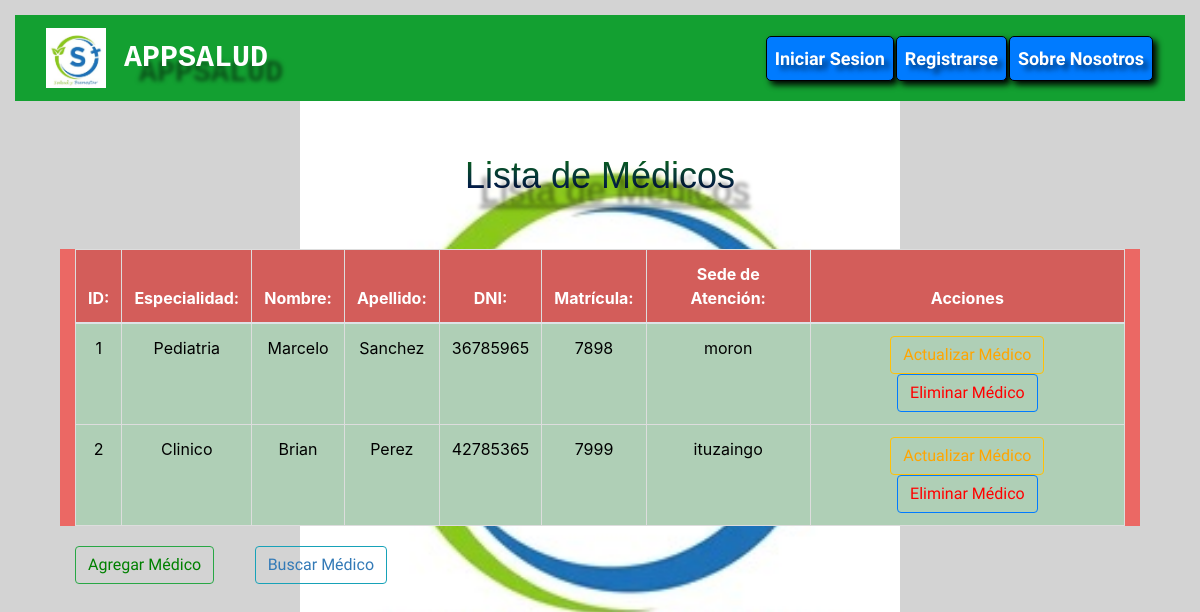
The page /medicos/ on the database its author committed.
### AppSalud/models.py (models this page shows, shortened)
class Medicos(models.Model):
    id_especialidad = models.ForeignKey(Especialidad, on_delete=models.CASCADE)
    nombre_medico = models.CharField(max_length=30)
    apellido_medico = models.CharField(max_length=30)
    dni_medico = models.IntegerField(max_length=30)
    id_matricula = models.ForeignKey(Matricula, on_delete=models.CASCADE)
    id_numero_de_consultorio = models.ForeignKey(Consultorio, on_delete=models.CASCADE)
    id_sede = models.ForeignKey(Sede_Clinica, on_delete=models.CASCADE)

class Especialidad(models.Model):
    nombre_especialidad = models.CharField(max_length=30)

class Matricula(models.Model):
    matricula = models.IntegerField(primary_key=True)
    numero_legajo = models.IntegerField(max_length=30)
    años_de_servicio = models.IntegerField(max_length=10)
    pacientes_atendidos = models.IntegerField(max_length=10)

class Sede_Clinica(models.Model):
    id_localidad = models.ForeignKey(Localidad, on_delete=models.CASCADE)
    telefono_sede = models.IntegerField(max_length=30)
    direccion_sede = models.CharField(max_length=30)
    email_sede = models.EmailField()

class Localidad(models.Model):
    localidad = models.CharField(max_length=30)
    provincia = models.CharField(max_length=30)

### AppSalud/views.py (the view)
# urls.py: path('medicos/', views.mostrar_medicos, name='Medicos'),
def mostrar_medicos(request):
    medico=Medicos.objects.all()
    context={'medico':medico}
    return render(request,'AppSalud/medicos.html', context=context)

### AppSalud/Templates/AppSalud/medicos.html (shortened to what this page needs)
{% extends "AppSalud/base.html" %}
{% load static %}
{% block codigoDinamico %}
<div class="container">
    <body style='background-color: lightgrey;'>
        <div class="container">
            <br>
            <h1><u>Lista de Médicos</u></h1>
            <br>
            <div class="container" style="background-color:#eb6864;">
                <table class="table table-active text-center">
                    <thead>
                        <tr>
                            <th scope="col">ID:</th>
                            <th scope="col">Especialidad:</th>
                            <th scope="col">Nombre:</th>
                            <th scope="col">Apellido:</th>
                            <th scope="col">DNI:</th>
                            <th scope="col">Matrícula:</th>
                            <th scope="col">Sede de Atención:</th>
                            <th scope="col">Acciones</th>
                        </tr>
                    </thead>
                    <tbody>
                        {% for medico in medico %}
                        <tr class="table-success text-center">
                            <td>{{medico.id}}</td>
                            <td>{{medico.id_especialidad.nombre_especialidad}}</td>
                            <td>{{medico.nombre_medico}}</td>
                            <td>{{medico.apellido_medico}}</td>
                            <td>{{medico.dni_medico}}</td>
                            <td>{{medico.id_matricula.matricula}}</td>
                            <td>{{medico.id_sede.id_localidad.localidad}}</td>
                            <td>
                                <button type="button" class="btn btn-outline-warning">
                                    <a href="{% url 'Actualizar_Medico' medico_id=medico.id %}" style='color: orange;'>Actualizar Médico</a>
                                </button>
                                <button type="button" class="btn btn-outline-primary">
                                    <a href="{% url 'Eliminar_Medico' medico_id=medico.id %}" style='color: red;'>Eliminar Médico</a>
                                </button>
                            </td>
                        </tr>
                        {% endfor %}
                    </tbody>
                </table>
            </div>
            <div class="container">
                <button type="button" class="btn btn-outline-success">
                    <a href="{% url 'Crear_Medico' %}" style='color: green;'>Agregar Médico</a>
                </button>
                <button type="button" class="btn btn-outline-info">
                    <a href="{% url 'Buscar_nombre_medico' %}" style='color: #337ab7;'>Buscar Médico</a>
                </button>
            </div>
        </div>
    </body>
</div>
{% endblock %}

### AppSalud/static/styles.css (style rules this page uses)
body { background-image: url('salud.jpg'); background-size: 50%; background-position: center ; background-repeat: no-repeat; background-color: rgb(255, 255, 255); padding-left: 15px; padding-right: 15px; padding-top: 15px; padding-bottom: 15px; background-attachment:fixed; }
.container { margin-top: 5px; }
h1 { color: transparent; background: linear-gradient(0deg, #020457, #096b16); -webkit-background-clip: text; background-clip: text; font-size: 36px; text-shadow: 15px 15px 4px rgba(0, 0, 0, 0.5); font-family: 'Lucida Sans', 'Lucida Sans Regular', 'Lucida Grande', 'Lucida Sans Unicode', Geneva, Verdana, sans-serif; text-align: center; background-color: #131212; -webkit-background-clip: text; background-clip: text; }
.table { border-collapse: collapse; width: 100%; margin: 20px 0; font-size: 1rem; text-align: left; background-color: #ffffff; transition: transform 0.2s; }
.table th, .table td { padding: 12px; border: 1px solid #dddddd; }
.table th { background-color: #eb6864; color: white; }
.btn a { text-decoration: none; color: inherit; }

### rows shown on the page
Medicos: id "1", id_especialidad.nombre_especialidad "Pediatria", nombre_medico "Marcelo", apellido_medico "Sanchez", dni_medico "36785965", id_matricula.matricula "7898", id_sede.id_localidad.localidad "moron"
Medicos: id "2", id_especialidad.nombre_especialidad "Clinico", nombre_medico "Brian", apellido_medico "Perez", dni_medico "42785365", id_matricula.matricula "7999", id_sede.id_localidad.localidad "ituzaingo"
